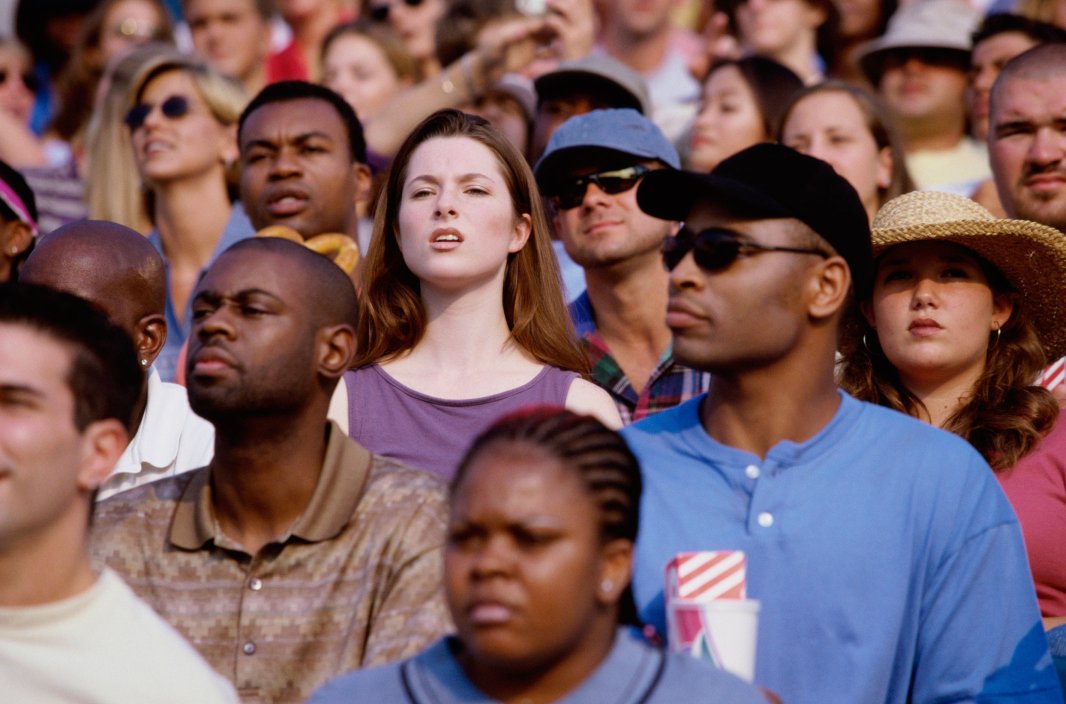
#> input picture crowd.jpg, 2132 x 1408 px (shown at 1/2 size)
$ python puzzleSolver.py
#> lines starting #> are read from the running program, lines starting #| are printed output that depends on the picture; long printed decimals are rounded
import cv2
import numpy as np


# Helper function to compare to images pixel by pixel using Mean Squared Error
def difference(img1, img2):
    height, weight = img1.shape
    diff = cv2.subtract(img1, img2)
    error = np.sum(diff**2)
    mse = error/float(height*weight)
    return mse


fullImagePath = 'crowd.jpg'
puzzlePiecePath = 'man1.JPG'

cap = cv2.imread(fullImagePath)  # Load image
#> cap is the input picture: shape (1408, 2132, 3); mean B, G, R 95.7, 92.2, 120.3
cap = cv2.resize(cap,(600,600))
#> cap: shape (600, 600, 3)
piece_cap = cv2.imread(puzzlePiecePath)
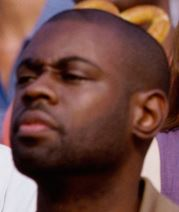
#> input picture man1.JPG, 179 x 212 px
#> piece_cap is the input picture: shape (212, 179, 3); mean B, G, R 66.8, 72.6, 110.2

capGray = cv2.cvtColor(cap, cv2.COLOR_BGR2GRAY)    # Apply grayscale
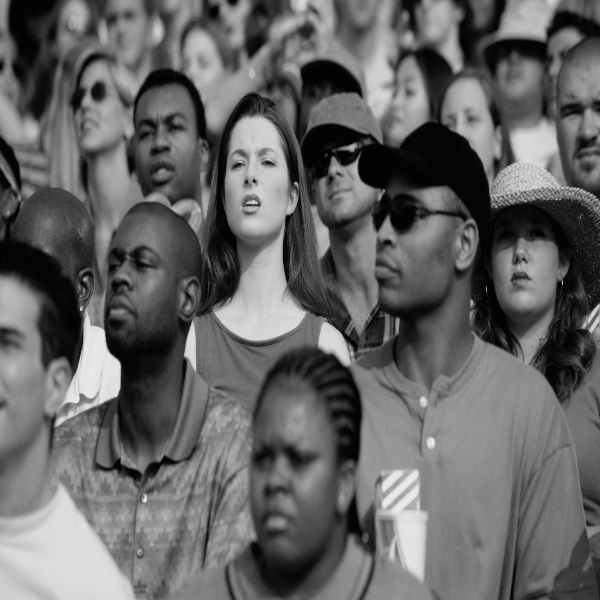
#> capGray: shape (600, 600); min 0, max 237, mean 100.9
piece_capGray = cv2.cvtColor(piece_cap, cv2.COLOR_BGR2GRAY)
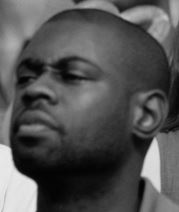
#> piece_capGray: shape (212, 179); min 2, max 236, mean 83.2

stop_data = cv2.CascadeClassifier('haarcascade_profileface.xml')   # Load the haar-cascade classifier file
foundFaces = stop_data.detectMultiScale(capGray, 1.1, 9)
#> foundFaces = [[374, 61, 75, 75], [216, 117, 101, 101], [495, 220, 84, 84], [121, 80, 110, 110], [336, 158, 153, 153], [81, 214, 131, 131], [225, 399, 155, 155]]

print("number if faces recognized: " + str(len(foundFaces)))
#| number if faces recognized: 7
for (x, y, w, h) in foundFaces:

    crop_img = capGray[y:y+h, x:x+w]
    piece_capGray = cv2.resize(piece_capGray,(400,400))
    crop_img = cv2.resize(crop_img,(400,400))

    mseValue = difference(piece_capGray, crop_img)
    print(mseValue)
    if mseValue < 39:
        cv2.rectangle(cap, (x, y), (x + w, y + h), (0, 255, 0), thickness=2)
#> this loop made 7 passes
#> (x, y, w, h, error in difference, mse in difference, mseValue) on passes 1 to 7: (374, 61, 75, 75, 6138111, 38.36, 38.36), (216, 117, 101, 101, 6446115, 40.29, 40.29), (495, 220, 84, 84, 8967646, 56.05, 56.05), (121, 80, 110, 110, 6117794, 38.24, 38.24), (336, 158, 153, 153, 8902436, 55.64, 55.64), (81, 214, 131, 131, 7436114, 46.48, 46.48), (225, 399, 155, 155, 6175745, 38.6, 38.6)
#| 38.363
#| 40.288
#| 56.048
#| 38.236
#| 55.640
#| 46.476
#| 38.598
#> pass 1, `crop_img = capGray[y:y+h, x:x+w]`:
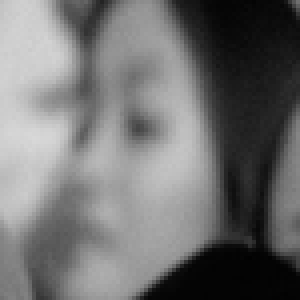
#> crop_img: shape (75, 75) (shown 4 times larger); min 1, max 216, mean 112.5
#> pass 1, `piece_capGray = cv2.resize(piece_capGray,(400,400))`:
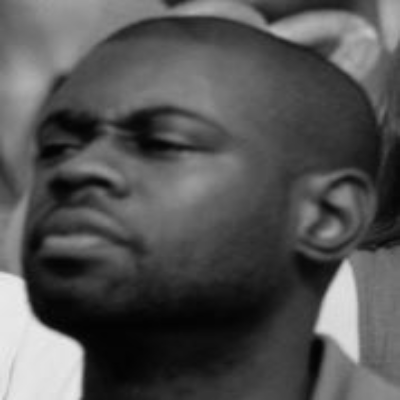
#> piece_capGray: shape (400, 400); min 2, max 235, mean 83
#> pass 1, in difference, `diff = cv2.subtract(img1, img2)`:
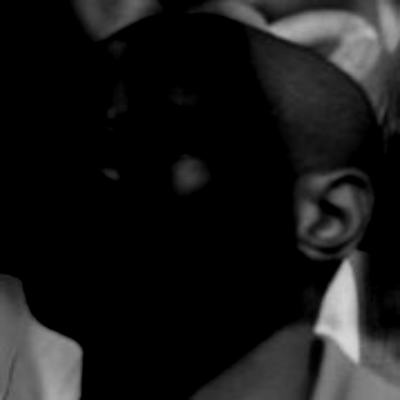
#> diff: shape (400, 400); min 0, max 215, mean 24.4
#> after the loop:
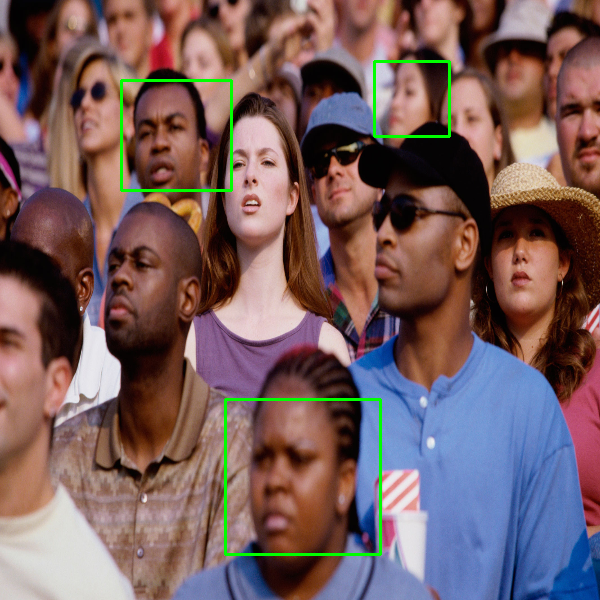
#> cap: shape (600, 600, 3); mean B, G, R 94.4, 93.9, 118.7


cv2.imshow('Detected faces', cap)   # Display output
cv2.waitKey(0)

cv2.destroyAllWindows()
